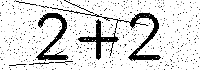
#> input picture Task-2/captcha.png, 200 x 70 px
$ python ARR.py
#> lines starting #> are read from the running program, lines starting #| are printed output that depends on the picture; after the words box and inside, x2 and y2 are one past the last pixel; in counts of white or black regions, pixels touching at a corner belong together
import cv2
import pytesseract
import re

# Set the path to Tesseract if not already configured
# Uncomment and update the path if needed
# pytesseract.pytesseract.tesseract_cmd = r"C:\Program Files\Tesseract-OCR\tesseract.exe"

def preprocess_image(image_path):
    """
    Preprocess the image to improve OCR accuracy.
    """
#> called with image_path = 'captcha.png'
    image = cv2.imread(image_path, cv2.IMREAD_GRAYSCALE)  # Load in grayscale
#> image is the input picture: shape (70, 200); min 0, max 255, mean 218.8
    _, processed_image = cv2.threshold(image, 128, 255, cv2.THRESH_BINARY_INV)  # Binarization
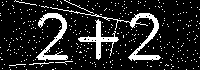
#> processed_image: shape (70, 200); 14.3% white; 364 white regions (357 under 20 px), largest, box (x1, y1, x2, y2) and area: (50, 7, 161, 61) 595, (36, 13, 68, 61) 490, (78, 19, 119, 60) 380
    processed_image = cv2.medianBlur(processed_image, 3)  # Remove noise
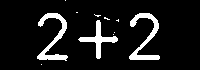
#> processed_image: shape (70, 200); 9.7% white; 11 white regions (8 under 20 px), largest, box (x1, y1, x2, y2) and area: (37, 13, 68, 61) 485, (129, 13, 160, 60) 481, (78, 20, 118, 59) 367
    return processed_image

def extract_text_from_image(image):
    """
    Extract text from the processed image using Tesseract OCR.
    """
    config = "--oem 3 --psm 7"  # Optimal config for single-line text
    extracted_text = pytesseract.image_to_string(image, config=config)
    return extracted_text.strip()

def validate_expression(expression):
    """
    Validate the extracted text to ensure it is a valid mathematical expression.
    """
    # Allow numbers, spaces, and basic mathematical operators
    pattern = r"^[\d\s\+\-\*/\(\)]+$"
    return re.match(pattern, expression)

def evaluate_expression(expression):
    """
    Safely evaluate the mathematical expression.
    """
    try:
        result = eval(expression)  # Evaluate the expression
        return result
    except Exception as e:
        return f"Error evaluating expression: {e}"

def main():
    # Path to the CAPTCHA image
    image_path = "captcha.png"  # Update with your image file

    # Step 1: Preprocess the image
    processed_image = preprocess_image(image_path)

    # Optional: Save the processed image for debugging
    debug_path = "processed_captcha.png"
    cv2.imwrite(debug_path, processed_image)
    print(f"Saved processed image for debugging: {debug_path}")

    # Step 2: Extract text from the image
    extracted_text = extract_text_from_image(processed_image)
    print(f"Extracted Text: '{extracted_text}'")

    # Step 3: Validate the extracted text
    if validate_expression(extracted_text):
        # Step 4: Evaluate the mathematical expression
        result = evaluate_expression(extracted_text)
        print(f"The result of the CAPTCHA is: {result}")
    else:
        print("Error: Extracted text is not a valid mathematical expression.")

if __name__ == "__main__":
    main()
#> (the call stopped at in extract_text_from_image, `extracted_text = pytesseract.image_to_string(image, config=config)`: pytesseract is not available in this run)
